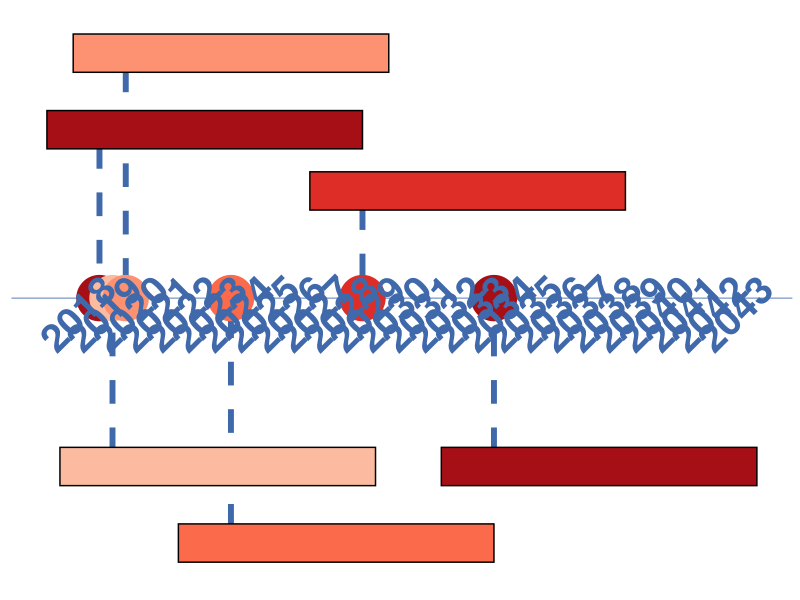

Write R code to recreate this figure.
#Install Packages
list.of.packages <- c("ggplot2", "scales","lubridate")
new.packages <- list.of.packages[!(list.of.packages %in% installed.packages()[,"Package"])]
if(length(new.packages)) install.packages(new.packages)
lapply(list.of.packages, require, character.only = TRUE)

pal_heart <- c('#a50f15','#fcbba1','#fc9272','#fb6a4a','#de2d26','#a50f15')
blue_heart <- "#3F69AA"

##Using this example code: http://benalexkeen.com/creating-a-timeline-graphic-using-r-and-ggplot2/

# set working directory
setwd("~/Documents/GradSchool/MSDS455/git_repos/MSDS455_Charlie/data")

df <- read.table(file="slide8_smoking.txt",sep="\t",header=TRUE,quote="")

df$start = mdy(df$start)
df$text = factor(df$text,levels = levels(df$text)[c(6,3,1:2,4:5)])

positions <- c(0.5, -0.5, 0.75, -0.75, 0.3, -0.5)
directions <- c(1, -1)

line_pos <- data.frame(
  "start"=unique(df$start),
  "position"=rep(positions, length.out=length(unique(df$start))),
  "direction"=rep(directions, length.out=length(unique(df$start)))
)

df <- merge(x=df, y=line_pos, by="start", all = TRUE)
df <- df[with(df, order(start)), ]

text_offset <- 0.05

df$month_count <- ave(df$start==df$start, df$start, FUN=cumsum)
df$text_position <- (df$month_count * text_offset * df$direction) + df$position
head(df)

month_buffer <- 2

month_date_range <- seq(min(df$start) - months(month_buffer), max(df$start) + months(month_buffer), by='month')
month_format <- format(month_date_range, '%b')
month_df <- data.frame(month_date_range, month_format)

year_date_range <- seq(min(df$start) - years(1), max(df$start) + years(10), by='year')
year_date_range <- as.Date(
  intersect(
    ceiling_date(year_date_range, unit="year"),
    floor_date(year_date_range, unit="year")
  ),  origin = "1970-01-01"
)
year_format <- format(year_date_range, '%Y')
year_df <- data.frame(year_date_range, year_format)

df$w = strwidth(df$text, 'inches') + 0.25
df$h = strheight(df$text, 'inches') + 0.25

df$box_ymin <- df$text_position - (df$h/4)
df$box_ymax <- df$text_position + (df$h/4)

#### PLOT ####
setwd("~/Documents/GradSchool/MSDS455/git_repos/MSDS455_Charlie/visualizations")
png(file = "slide_8_smoking.png",width = 2500, height = 1600) 
timeline_plot<-ggplot(df,aes(x=start,y=0, col=text))
timeline_plot<-timeline_plot+labs(col="Milestones")
timeline_plot<-timeline_plot+scale_color_manual(values=rep(blue_heart,6), labels=c("Instantly","6 months","1 year","5 years","10 years","15 years","Placeholder"), drop = FALSE)
timeline_plot<-timeline_plot+theme_classic()

# Plot horizontal black line for timeline
timeline_plot<-timeline_plot+geom_hline(yintercept=0, 
                                        color = blue_heart, size=0.3)

# Plot vertical segment lines for milestones
timeline_plot<-timeline_plot+geom_segment(data=df[df$month_count == 1,], aes(y=position,yend=0,xend=start), color=blue_heart, size=2,linetype=2)

# Plot scatter points at zero and date
timeline_plot<-timeline_plot+geom_point(aes(y=0), size=15,color=pal_heart)

# Don't show axes, remove legend
timeline_plot<-timeline_plot+theme(axis.line.y=element_blank(),
                                   axis.text.y=element_blank(),
                                   axis.title.x=element_blank(),
                                   axis.title.y=element_blank(),
                                   axis.ticks.y=element_blank(),
                                   axis.text.x =element_blank(),
                                   axis.ticks.x =element_blank(),
                                   axis.line.x =element_blank(),
                                   legend.position = "none")

# Show text for each month
#timeline_plot<-timeline_plot+geom_text(data=month_df, aes(x=month_date_range,y=-0.1,label=month_format),size=2.5,vjust=0.5, color='black', angle=90)
# Show year text
timeline_plot<-timeline_plot+geom_text(data=year_df, aes(x=year_date_range,y=-0.05,label=year_format, fontface="bold",angle = 45),size=10, color=blue_heart)

#Create a box for text
timeline_plot<-timeline_plot+geom_rect(data = df, mapping=aes(xmin = start- years(2), xmax = start+ years(10), ymin = box_ymin, ymax = box_ymax),fill = pal_heart,color="black")

# Show text for each milestone
timeline_plot<-timeline_plot+geom_text(aes(y=text_position,hjust=0.1,label=stringr::str_wrap(text, 50)),size=10,fontface="bold",color="white")
print(timeline_plot)
dev.off()
